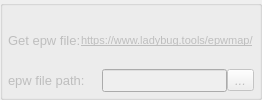
             <widget class="QGroupBox" name="groupBox">
              <property name="sizePolicy">
               <sizepolicy hsizetype="Expanding" vsizetype="Maximum">
                <horstretch>0</horstretch>
                <verstretch>0</verstretch>
               </sizepolicy>
              </property>
              <property name="title">
               <string/>
              </property>
              <layout class="QGridLayout" name="gridLayout_6">
               <property name="leftMargin">
                <number>5</number>
               </property>
               <property name="topMargin">
                <number>5</number>
               </property>
               <property name="rightMargin">
                <number>5</number>
               </property>
               <property name="bottomMargin">
                <number>5</number>
               </property>
               <property name="verticalSpacing">
                <number>7</number>
               </property>
               <item row="1" column="0">
                <layout class="QVBoxLayout" name="verticalLayout_12">
                 <item>
                  <layout class="QHBoxLayout" name="horizontalLayout_15">
                   <item>
                    <widget class="QLabel" name="label_1_Get_epw_file">
                     <property name="enabled">
                      <bool>false</bool>
                     </property>
                     <property name="font">
                      <font>
                       <pointsize>10</pointsize>
                       <italic>false</italic>
                      </font>
                     </property>
                     <property name="toolTip">
                      <string>Click the link to get the epw file</string>
                     </property>
                     <property name="text">
                      <string>Get epw file:</string>
                     </property>
                    </widget>
                   </item>
                   <item>
                    <widget class="QLabel" name="label_1_epw_map_link">
                     <property name="enabled">
                      <bool>false</bool>
                     </property>
                     <property name="sizePolicy">
                      <sizepolicy hsizetype="Maximum" vsizetype="Preferred">
                       <horstretch>0</horstretch>
                       <verstretch>0</verstretch>
                      </sizepolicy>
                     </property>
                     <property name="font">
                      <font>
                       <pointsize>8</pointsize>
                       <italic>false</italic>
                       <underline>true</underline>
                      </font>
                     </property>
                     <property name="toolTip">
                      <string>Click to download the epw file</string>
                     </property>
                     <property name="toolTipDuration">
                      <number>50</number>
                     </property>
                     <property name="frameShape">
                      <enum>QFrame::NoFrame</enum>
                     </property>
                     <property name="frameShadow">
                      <enum>QFrame::Plain</enum>
                     </property>
                     <property name="text">
                      <string>https://www.ladybug.tools/epwmap/</string>
                     </property>
                    </widget>
                   </item>
                  </layout>
                 </item>
                 <item>
                  <layout class="QHBoxLayout" name="horizontalLayout_14">
                   <item>
                    <widget class="QLabel" name="label_1_epw_path">
                     <property name="enabled">
                      <bool>false</bool>
                     </property>
                     <property name="font">
                      <font>
                       <pointsize>10</pointsize>
                       <italic>false</italic>
                      </font>
                     </property>
                     <property name="toolTip">
                      <string>After downloading the epw file, 
indicate its path on your machine</string>
                     </property>
                     <property name="text">
                      <string>epw file path:</string>
                     </property>
                    </widget>
                   </item>
                   <item>
                    <widget class="QLineEdit" name="lineEdit_1_epw_path">
                     <property name="enabled">
                      <bool>false</bool>
                     </property>
                     <property name="sizePolicy">
                      <sizepolicy hsizetype="Maximum" vsizetype="Fixed">
                       <horstretch>0</horstretch>
                       <verstretch>0</verstretch>
                      </sizepolicy>
                     </property>
                     <property name="font">
                      <font>
                       <pointsize>10</pointsize>
                       <italic>true</italic>
                      </font>
                     </property>
                     <property name="toolTip">
                      <string>The epw file path on your machine</string>
                     </property>
                    </widget>
                   </item>
                   <item>
                    <widget class="QToolButton" name="toolButton_1_epw_path">
                     <property name="enabled">
                      <bool>false</bool>
                     </property>
                     <property name="font">
                      <font>
                       <pointsize>10</pointsize>
                       <italic>true</italic>
                      </font>
                     </property>
                     <property name="toolTip">
                      <string>Indicate the path of the epw file</string>
                     </property>
                     <property name="text">
                      <string>...</string>
                     </property>
                    </widget>
                   </item>
                  </layout>
                 </item>
                </layout>
               </item>
              </layout>
             </widget>
